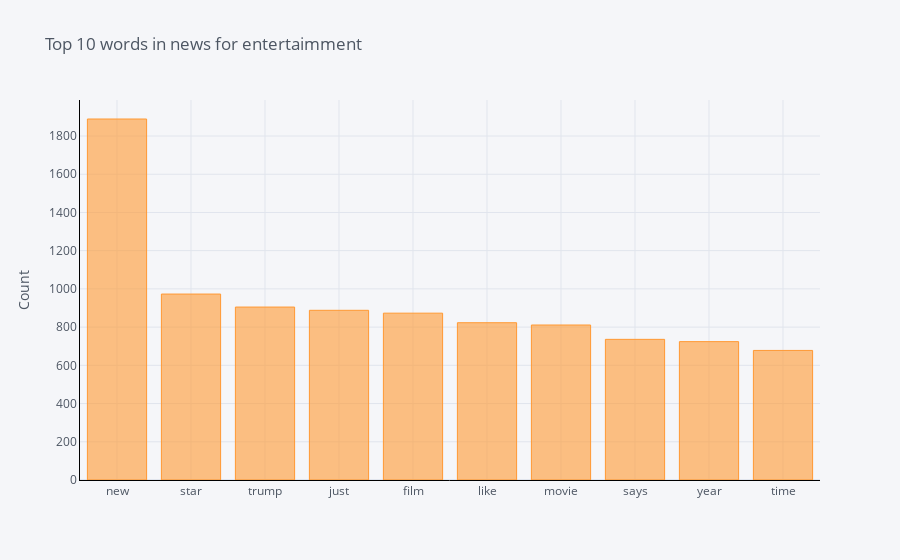

Notebook source saved alongside this figure:
### Code cell
plot_top_n_words(df_top_10_category[df_top_10_category['category'] == 'ENTERTAINMENT']['news'],title='Top 10 words in news for entertaimment',n=10)

### Figure 1 — Plotly figure (JSON) as saved in the notebook; plotly's stock layout.template omitted (floating-point values rounded to 4 significant figures)
{"data": [{"name": "count", "text": "", "y": [1889, 973, 905, 888, 873, 823, 811, 736, 724, 678], "marker": {"color": "rgba(255, 153, 51, 0.6)", "line": {"color": "rgba(255, 153, 51, 1.0)", "width": 1}}, "x": ["new", "star", "trump", "just", "film", "like", "movie", "says", "year", "time"], "type": "bar", "orientation": "v"}], "layout": {"title": {"text": "Top 10 words in news for entertaimment", "font": {"color": "#4D5663"}}, "paper_bgcolor": "#F5F6F9", "plot_bgcolor": "#F5F6F9", "yaxis": {"tickfont": {"color": "#4D5663"}, "title": {"text": "Count", "font": {"color": "#4D5663"}}, "showgrid": true, "zerolinecolor": "#E1E5ED", "gridcolor": "#E1E5ED", "linecolor": "black"}, "xaxis": {"tickfont": {"color": "#4D5663"}, "title": {"text": "", "font": {"color": "#4D5663"}}, "showgrid": true, "zerolinecolor": "#E1E5ED", "gridcolor": "#E1E5ED", "linecolor": "black"}, "legend": {"bgcolor": "#F5F6F9", "font": {"color": "#4D5663"}}}}
